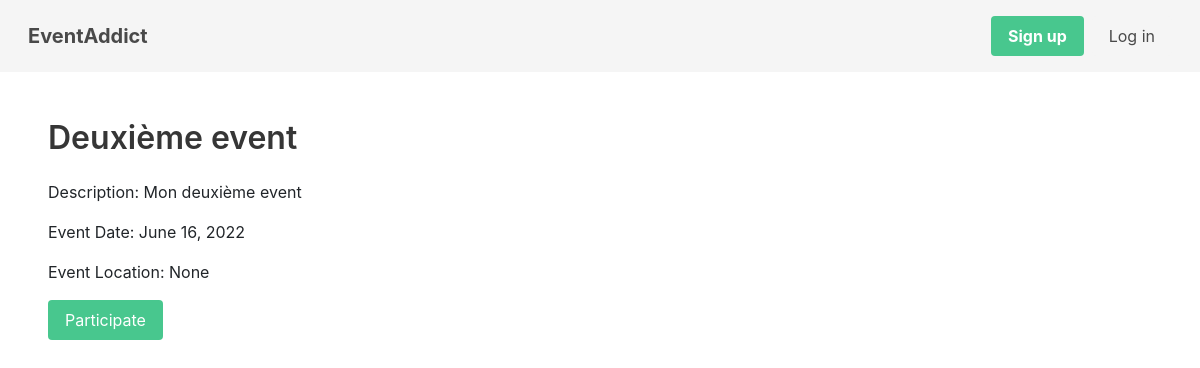
Page /eventsDasboard/8/ on the committed database.
### core/models.py (models this page shows, shortened)
class Event(models.Model):
    title = models.CharField(max_length=100)
    description = models.TextField()
    date = models.DateField()
    location = models.ForeignKey(Place,related_name='events', on_delete=models.CASCADE, null=True)
    created_by = models.ForeignKey(User,related_name='events', on_delete=models.CASCADE, null=True)
    created_at = models.DateTimeField(auto_now_add=True)

### core/views.py (the view)
# urls.py: path('<int:event_id>/', event_detail, name='event_detail'),
def event_detail(request, event_id):
    event = Event.objects.get(id=event_id)
    return render(request, 'event_detail.html', {'event': event})

### core/templates/event_detail.html
{% extends 'base.html' %}
{% block content %}
<h1 class="title">{{ event.title}}</h1>
<p>Description: {{ event.description }}</p>
<p>Event Date: {{ event.date }}</p>
<p>Event Location: {{ event.location }}</p>
<a href="{% url 'participateToEvent' event.id %}" class="button is-success">Participate</a>
{% endblock %}

### rows in the picture
Event: title "Deuxième event", description "Mon deuxième event", date "June 16, 2022", location "None"
